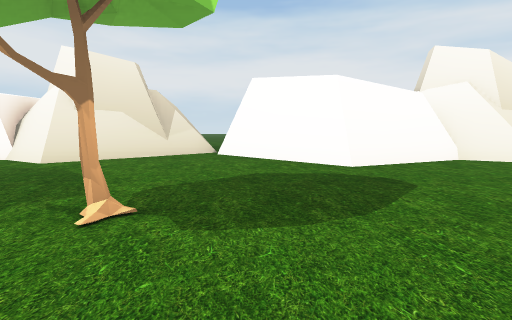
View 1 (above)

17 first-person views from a walk through a 3-D level made in the Unity game engine. The camera is 1.4 m above the floor, tilts 6° down and sees 80° across. The floor is counted in squares, 2 m on a side. Each view is taken from the middle of a square. On the plan, view 1 faces up. The plan holds only what a view shows up to about 10 squares ahead; the rest is blank. The place goes on beyond the plan.

View 2
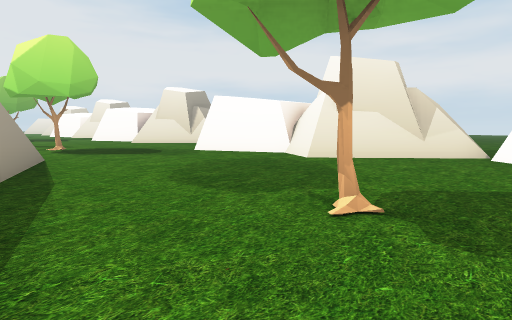

View 3
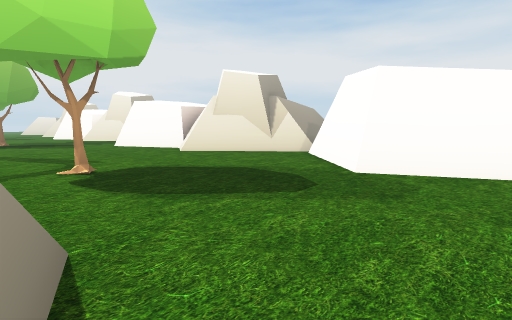

View 4
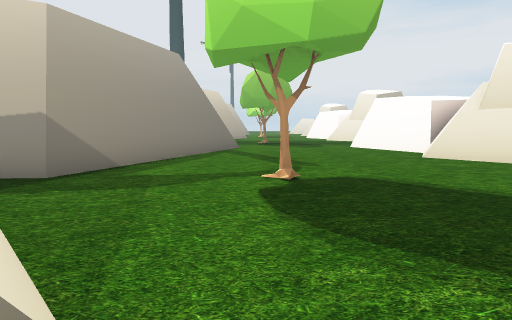

View 5
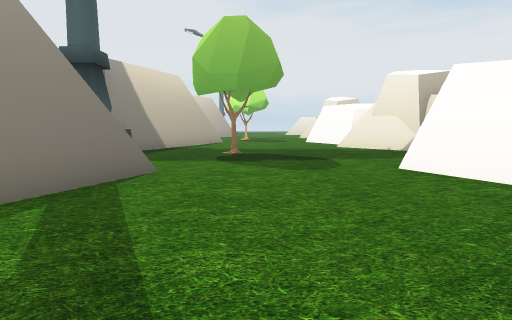

View 6
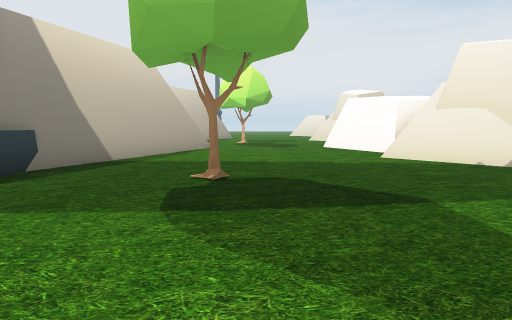

View 7
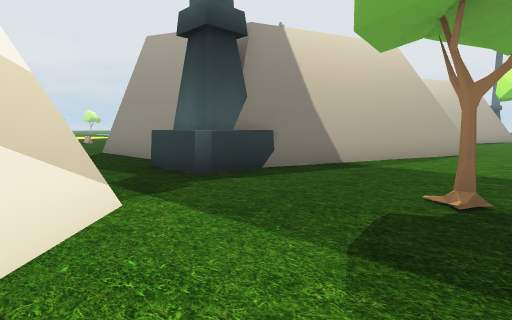

View 8
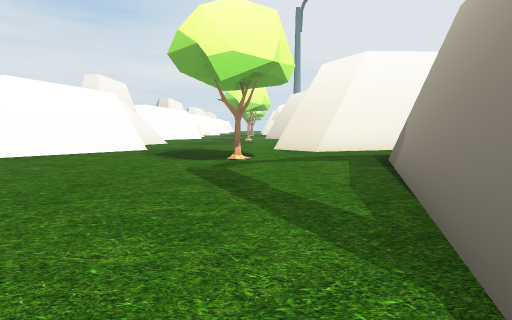

View 9
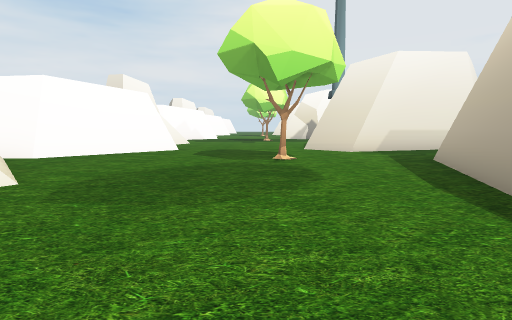

View 10
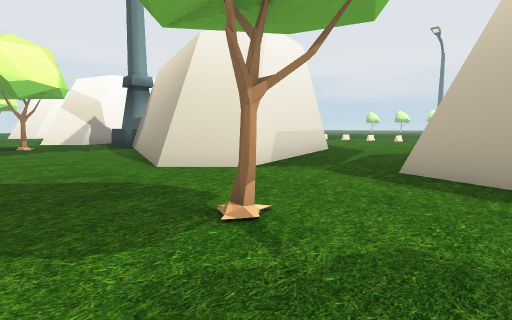

View 11
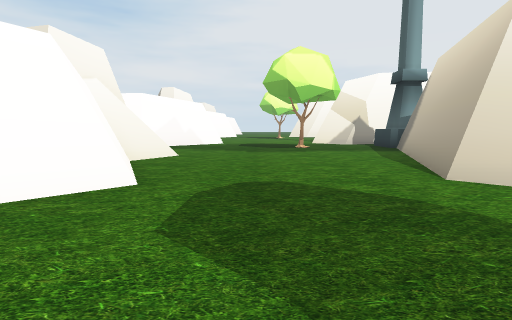

View 12
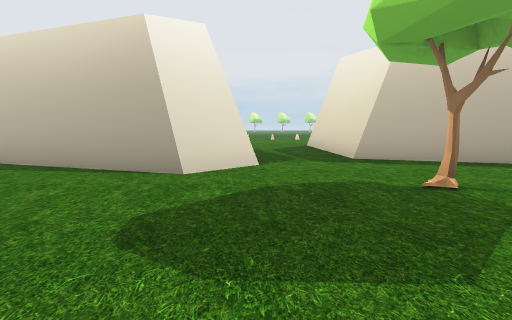

View 13
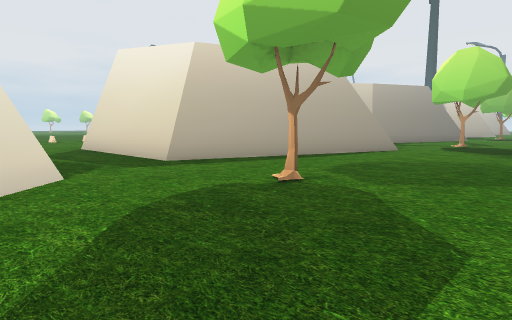

View 14
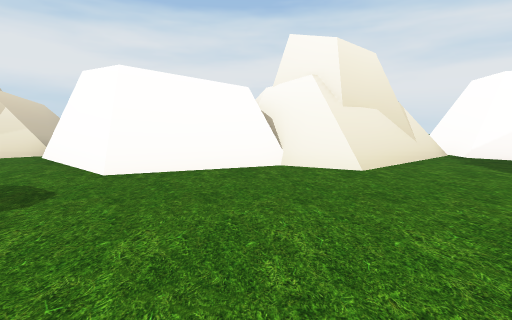

View 15
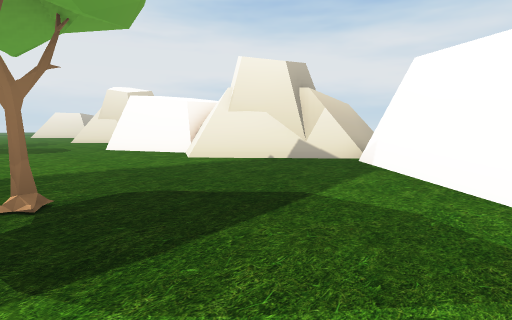

View 16
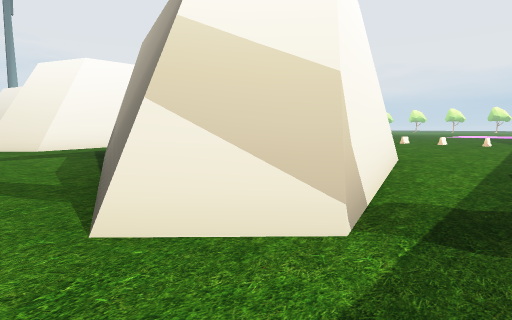

View 17
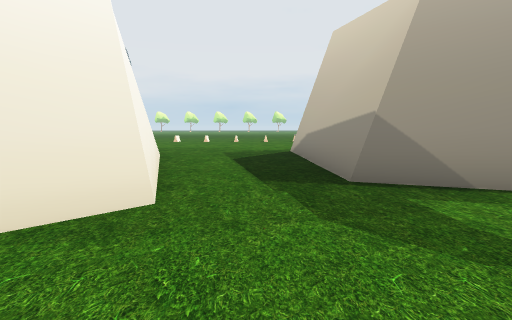

### Floor plan
Key: @ floor where view 1 was taken; # wall or solid block; . floor; / step, stairs or slope; = window, fence, low wall or low ledge; ^ raised ledge; O other object.
Columns run from 27 left of view 1 to 8 right of it. Each row starts with its distance up from view 1.
 12                          =.
 11     /#                  /#.
 10    #/#                  /#
  9    ####        ##    =  ####   =#  #
  8   #######   #######  ########  #####
  7 #####...#######...#######...#######.
  6 #..=.....##..=.....##..=.....##..=..
  5 ....................................
  4 ....................................
  3 ....................................
  2 ......O.........O.........O.........
  1 #........##........##........##.....
  0 ####.....#####.....#####...@.#####..
 -1    ###^..#   ###...#   ###...#   ###
 -2      ##..#     #...#     #...#
 -3      #...#     #...#     #...##
 -4      ##...     ##...     ##...#
 -5      ##...#     #...#     #...#
 -6       # ...     #....     #..
 -7         ...     .....
 -8         ...
 -9         ...
-10         ..

Positions as (right, up) in squares from view 1, and headings:
1: (0, 0), facing up
2: (0, 0), facing up-left
3: (-6, 1), facing up-left
4: (-7, 2), facing left
5: (-13, 3), facing left
6: (-17, 3), facing left
7: (-18, 3), facing down-left
8: (-18, 2), facing right
9: (-8, 3), facing right
10: (-3, 4), facing down-right
11: (-2, 4), facing right
12: (1, 6), facing down
13: (2, 5), facing down-left
14: (4, 1), facing up
15: (-18, 2), facing up-left
16: (-20, 2), facing down-right
17: (-10, 3), facing down
